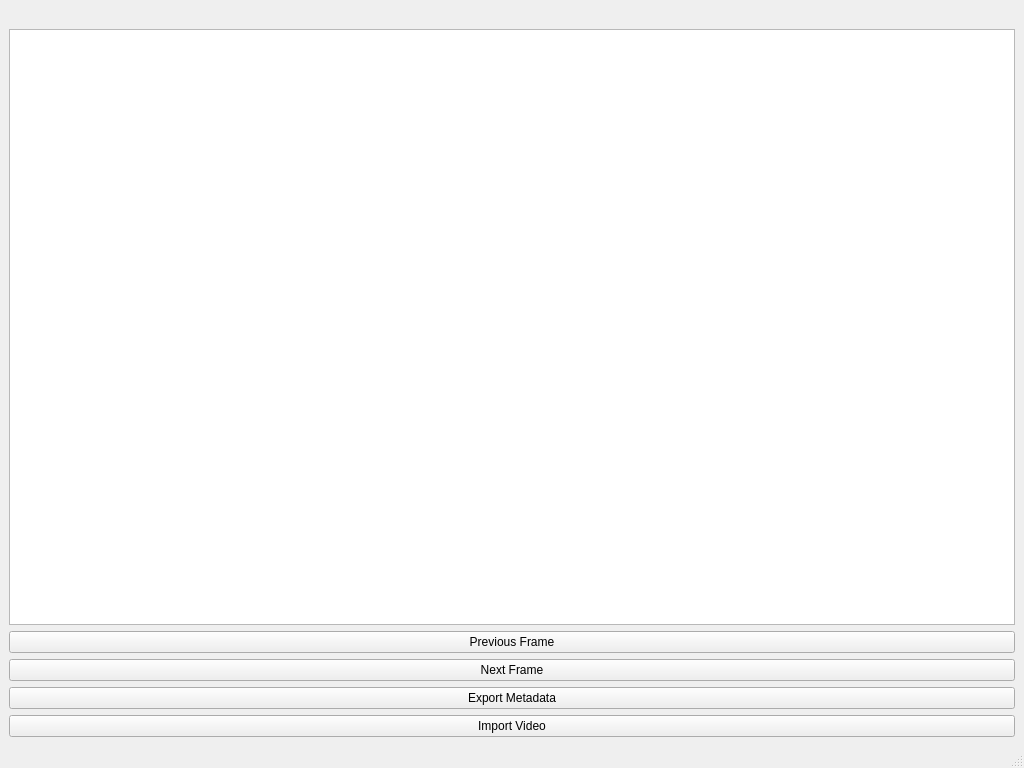
<?xml version="1.0" encoding="UTF-8"?>
<ui version="4.0">
 <class>MainViewerWindow</class>
 <widget class="QMainWindow" name="MainViewerWindow">
  <property name="geometry"><rect><x>0</x><y>0</y><width>1024</width><height>768</height></rect></property>
  <property name="windowTitle"><string>Video Spectra Viewer</string></property>
  <widget class="QWidget" name="centralwidget">
   <layout class="QVBoxLayout" name="verticalLayout">
    <item>
     <layout class="QHBoxLayout" name="videoPlotLayout">
      <item><widget class="QLabel" name="videoLabel"/></item>
      <item><widget class="QWidget" name="plotWidget" native="true"/></item>
     </layout>
    </item>
    <item><widget class="QTableWidget" name="metadataTable"/></item>
    <item><widget class="QPushButton" name="prevButton"><property name="text"><string>Previous Frame</string></property></widget></item>
    <item><widget class="QPushButton" name="nextButton"><property name="text"><string>Next Frame</string></property></widget></item>
    <item><widget class="QPushButton" name="exportButton"><property name="text"><string>Export Metadata</string></property></widget></item>
    <item><widget class="QPushButton" name="importVideoButton"><property name="text"><string>Import Video</string></property></widget></item>
   </layout>
  </widget>
  <widget class="QMenuBar" name="menubar"/>
  <widget class="QStatusBar" name="statusbar"/>
 </widget>
 <resources/>
 <connections/>
</ui>
